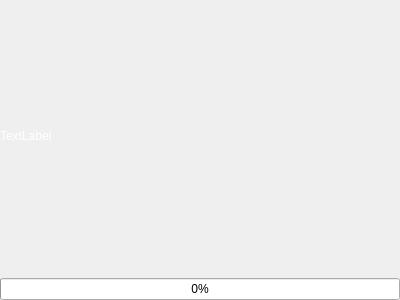
<?xml version="1.0" encoding="UTF-8"?>
<ui version="4.0">
 <class>Message</class>
 <widget class="QWidget" name="Message">
  <property name="geometry">
   <rect>
    <x>0</x>
    <y>0</y>
    <width>400</width>
    <height>300</height>
   </rect>
  </property>
  <property name="windowTitle">
   <string>Form</string>
  </property>
  <layout class="QVBoxLayout" name="verticalLayout">
   <property name="margin">
    <number>0</number>
   </property>
   <item>
    <widget class="QLabel" name="label">
     <property name="styleSheet">
      <string notr="true">color: rgb(255, 255, 255);</string>
     </property>
     <property name="text">
      <string>TextLabel</string>
     </property>
     <property name="wordWrap">
      <bool>true</bool>
     </property>
    </widget>
   </item>
   <item>
    <widget class="QProgressBar" name="progressBar">
     <property name="value">
      <number>0</number>
     </property>
    </widget>
   </item>
  </layout>
 </widget>
 <resources/>
 <connections/>
</ui>
